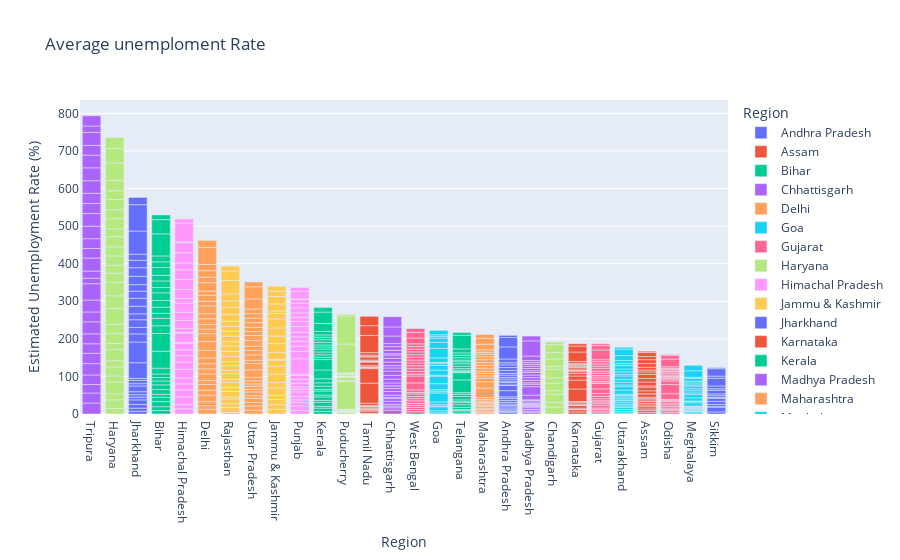

The notebook cell saved with this chart:
### Code cell
# Bar Plot of Average Estimated Unemployment Rate
fig = px.bar(df, x = "Region", y = " Estimated Unemployment Rate (%)", color = "Region", title = "Average unemploment Rate")
fig.update_layout(xaxis = {'categoryorder':'total descending'})
fig.show()

### Figure 1 — Plotly figure (JSON) as saved in the notebook; plotly's stock layout.template omitted (floating-point values rounded to 4 significant figures)
{"data": [{"alignmentgroup": "True", "hovertemplate": "Region=%{x}<br> Estimated Unemployment Rate (%)=%{y}<extra></extra>", "legendgroup": "Andhra Pradesh", "marker": {"color": "#636efa", "pattern": {"shape": ""}}, "name": "Andhra Pradesh", "offsetgroup": "Andhra Pradesh", "orientation": "v", "showlegend": true, "textposition": "auto", "type": "bar", "x": ["Andhra Pradesh", "Andhra Pradesh", "Andhra Pradesh", "Andhra Pradesh", "Andhra Pradesh", "Andhra Pradesh", "Andhra Pradesh", "Andhra Pradesh", "Andhra Pradesh", "Andhra Pradesh", "Andhra Pradesh", "Andhra Pradesh", "Andhra Pradesh", "Andhra Pradesh", "Andhra Pradesh", "Andhra Pradesh", "Andhra Pradesh", "Andhra Pradesh", "Andhra Pradesh", "Andhra Pradesh", "Andhra Pradesh", "Andhra Pradesh", "Andhra Pradesh", "Andhra Pradesh", "Andhra Pradesh", "Andhra Pradesh", "Andhra Pradesh", "Andhra Pradesh"], "xaxis": "x", "y": [3.65, 3.05, 3.75, 3.32, 5.17, 3.52, 4.12, 4.38, 4.84, 5.91, 4.06, 16.29, 14.46, 0.85, 6.09, 3.8, 5.64, 4.61, 6.01, 4.7, 7.54, 7.88, 7.11, 5.66, 9.88, 32.3, 24.91, 5.86], "yaxis": "y"}, {"alignmentgroup": "True", "hovertemplate": "Region=%{x}<br> Estimated Unemployment Rate (%)=%{y}<extra></extra>", "legendgroup": "Assam", "marker": {"color": "#EF553B", "pattern": {"shape": ""}}, "name": "Assam", "offsetgroup": "Assam", "orientation": "v", "showlegend": true, "textposition": "auto", "type": "bar", "x": ["Assam", "Assam", "Assam", "Assam", "Assam", "Assam", "Assam", "Assam", "Assam", "Assam", "Assam", "Assam", "Assam", "Assam", "Assam", "Assam", "Assam", "Assam", "Assam", "Assam", "Assam", "Assam", "Assam", "Assam", "Assam", "Assam"], "xaxis": "x", "y": [4.29, 5.08, 4.26, 5.79, 4.46, 4.65, 4.66, 4.29, 3.26, 3.77, 9.38, 0, 7.87, 9.89, 3.21, 10.39, 9.26, 11.17, 6.31, 5.02, 7.24, 9.98, 10.34, 8.37, 10.77, 3.42], "yaxis": "y"}, {"alignmentgroup": "True", "hovertemplate": "Region=%{x}<br> Estimated Unemployment Rate (%)=%{y}<extra></extra>", "legendgroup": "Bihar", "marker": {"color": "#00cc96", "pattern": {"shape": ""}}, "name": "Bihar", "offsetgroup": "Bihar", "orientation": "v", "showlegend": true, "textposition": "auto", "type": "bar", "x": ["Bihar", "Bihar", "Bihar", "Bihar", "Bihar", "Bihar", "Bihar", "Bihar", "Bihar", "Bihar", "Bihar", "Bihar", "Bihar", "Bihar", "Bihar", "Bihar", "Bihar", "Bihar", "Bihar", "Bihar", "Bihar", "Bihar", "Bihar", "Bihar", "Bihar", "Bihar", "Bihar", "Bihar"], "xaxis": "x", "y": [9.27, 10.2, 13.44, 11, 8.87, 12.47, 12.4, 10.16, 9.13, 9.61, 15.39, 45.09, 47.26, 20.49, 19.9, 13.29, 16.41, 17.66, 20.46, 14.06, 17.62, 14.91, 20.69, 15.11, 15.73, 58.77, 37.87, 12.45], "yaxis": "y"}, {"alignmentgroup": "True", "hovertemplate": "Region=%{x}<br> Estimated Unemployment Rate (%)=%{y}<extra></extra>", "legendgroup": "Chhattisgarh", "marker": {"color": "#ab63fa", "pattern": {"shape": ""}}, "name": "Chhattisgarh", "offsetgroup": "Chhattisgarh", "orientation": "v", "showlegend": true, "textposition": "auto", "type": "bar", "x": ["Chhattisgarh", "Chhattisgarh", "Chhattisgarh", "Chhattisgarh", "Chhattisgarh", "Chhattisgarh", "Chhattisgarh", "Chhattisgarh", "Chhattisgarh", "Chhattisgarh", "Chhattisgarh", "Chhattisgarh", "Chhattisgarh", "Chhattisgarh", "Chhattisgarh", "Chhattisgarh", "Chhattisgarh", "Chhattisgarh", "Chhattisgarh", "Chhattisgarh", "Chhattisgarh", "Chhattisgarh", "Chhattisgarh", "Chhattisgarh", "Chhattisgarh", "Chhattisgarh", "Chhattisgarh", "Chhattisgarh"], "xaxis": "x", "y": [9.82, 6.76, 4.54, 4.64, 8.33, 6.96, 2.77, 6.11, 9.89, 7.89, 7.31, 0, 7.64, 10.14, 9.77, 11.77, 8.17, 6.29, 9.46, 10.27, 8.32, 3.57, 9.01, 9.79, 8.21, 20.13, 24.1, 27.07], "yaxis": "y"}, {"alignmentgroup": "True", "hovertemplate": "Region=%{x}<br> Estimated Unemployment Rate (%)=%{y}<extra></extra>", "legendgroup": "Delhi", "marker": {"color": "#FFA15A", "pattern": {"shape": ""}}, "name": "Delhi", "offsetgroup": "Delhi", "orientation": "v", "showlegend": true, "textposition": "auto", "type": "bar", "x": ["Delhi", "Delhi", "Delhi", "Delhi", "Delhi", "Delhi", "Delhi", "Delhi", "Delhi", "Delhi", "Delhi", "Delhi", "Delhi", "Delhi", "Delhi", "Delhi", "Delhi", "Delhi", "Delhi", "Delhi", "Delhi", "Delhi", "Delhi", "Delhi", "Delhi", "Delhi", "Delhi", "Delhi"], "xaxis": "x", "y": [12.56, 9.33, 11.07, 17.18, 12.5, 15.84, 11.11, 16.97, 13.48, 13.81, 15.18, 20.69, 22.76, 21.14, 12.31, 12.76, 14.68, 13.52, 20.59, 12.41, 16.11, 11.07, 22.45, 14.86, 17.09, 16.51, 45.78, 18.11], "yaxis": "y"}, {"alignmentgroup": "True", "hovertemplate": "Region=%{x}<br> Estimated Unemployment Rate (%)=%{y}<extra></extra>", "legendgroup": "Goa", "marker": {"color": "#19d3f3", "pattern": {"shape": ""}}, "name": "Goa", "offsetgroup": "Goa", "orientation": "v", "showlegend": true, "textposition": "auto", "type": "bar", "x": ["Goa", "Goa", "Goa", "Goa", "Goa", "Goa", "Goa", "Goa", "Goa", "Goa", "Goa", "Goa", "Goa", "Goa", "Goa", "Goa", "Goa", "Goa", "Goa", "Goa", "Goa", "Goa", "Goa", "Goa"], "xaxis": "x", "y": [2.91, 5.45, 10.98, 1.98, 3.61, 7.21, 23.71, 3.54, 5.38, 0, 15.91, 20, 2.75, 13.33, 12.28, 4.9, 3.16, 12.31, 25.2, 16.22, 10.92, 4.31, 4.76, 11.76], "yaxis": "y"}, {"alignmentgroup": "True", "hovertemplate": "Region=%{x}<br> Estimated Unemployment Rate (%)=%{y}<extra></extra>", "legendgroup": "Gujarat", "marker": {"color": "#FF6692", "pattern": {"shape": ""}}, "name": "Gujarat", "offsetgroup": "Gujarat", "orientation": "v", "showlegend": true, "textposition": "auto", "type": "bar", "x": ["Gujarat", "Gujarat", "Gujarat", "Gujarat", "Gujarat", "Gujarat", "Gujarat", "Gujarat", "Gujarat", "Gujarat", "Gujarat", "Gujarat", "Gujarat", "Gujarat", "Gujarat", "Gujarat", "Gujarat", "Gujarat", "Gujarat", "Gujarat", "Gujarat", "Gujarat", "Gujarat", "Gujarat", "Gujarat", "Gujarat", "Gujarat", "Gujarat"], "xaxis": "x", "y": [2.88, 4.77, 4.58, 3.7, 6.29, 4.91, 4.68, 3.46, 5.35, 6.64, 7.59, 12, 14.58, 1.41, 4.09, 6.31, 5.15, 4.2, 5.96, 5.45, 7.53, 5.71, 5.82, 6.04, 5.39, 25.94, 11.62, 4.54], "yaxis": "y"}, {"alignmentgroup": "True", "hovertemplate": "Region=%{x}<br> Estimated Unemployment Rate (%)=%{y}<extra></extra>", "legendgroup": "Haryana", "marker": {"color": "#B6E880", "pattern": {"shape": ""}}, "name": "Haryana", "offsetgroup": "Haryana", "orientation": "v", "showlegend": true, "textposition": "auto", "type": "bar", "x": ["Haryana", "Haryana", "Haryana", "Haryana", "Haryana", "Haryana", "Haryana", "Haryana", "Haryana", "Haryana", "Haryana", "Haryana", "Haryana", "Haryana", "Haryana", "Haryana", "Haryana", "Haryana", "Haryana", "Haryana", "Haryana", "Haryana", "Haryana", "Haryana", "Haryana", "Haryana", "Haryana", "Haryana"], "xaxis": "x", "y": [14.54, 23.08, 16.22, 30.94, 16.36, 24.17, 16.59, 29.56, 16.21, 27.19, 23.92, 41.61, 34.22, 35.57, 24.67, 20.42, 25.45, 24.19, 26.84, 21.04, 27.06, 23.65, 27.24, 23.29, 27.14, 46.89, 38.46, 29.41], "yaxis": "y"}, {"alignmentgroup": "True", "hovertemplate": "Region=%{x}<br> Estimated Unemployment Rate (%)=%{y}<extra></extra>", "legendgroup": "Himachal Pradesh", "marker": {"color": "#FF97FF", "pattern": {"shape": ""}}, "name": "Himachal Pradesh", "offsetgroup": "Himachal Pradesh", "orientation": "v", "showlegend": true, "textposition": "auto", "type": "bar", "x": ["Himachal Pradesh", "Himachal Pradesh", "Himachal Pradesh", "Himachal Pradesh", "Himachal Pradesh", "Himachal Pradesh", "Himachal Pradesh", "Himachal Pradesh", "Himachal Pradesh", "Himachal Pradesh", "Himachal Pradesh", "Himachal Pradesh", "Himachal Pradesh", "Himachal Pradesh", "Himachal Pradesh", "Himachal Pradesh", "Himachal Pradesh", "Himachal Pradesh", "Himachal Pradesh", "Himachal Pradesh", "Himachal Pradesh", "Himachal Pradesh", "Himachal Pradesh", "Himachal Pradesh", "Himachal Pradesh", "Himachal Pradesh", "Himachal Pradesh", "Himachal Pradesh"], "xaxis": "x", "y": [13.68, 11.43, 20.59, 18.56, 15.98, 15.81, 22.86, 19.46, 16.67, 15.42, 17.71, 2.13, 25.64, 1.12, 10.88, 21.43, 21.51, 24.48, 12, 23.77, 27.27, 25.32, 18.15, 27.31, 26.44, 2.7, 50, 10.81], "yaxis": "y"}, {"alignmentgroup": "True", "hovertemplate": "Region=%{x}<br> Estimated Unemployment Rate (%)=%{y}<extra></extra>", "legendgroup": "Jammu & Kashmir", "marker": {"color": "#FECB52", "pattern": {"shape": ""}}, "name": "Jammu & Kashmir", "offsetgroup": "Jammu & Kashmir", "orientation": "v", "showlegend": true, "textposition": "auto", "type": "bar", "x": ["Jammu & Kashmir", "Jammu & Kashmir", "Jammu & Kashmir", "Jammu & Kashmir", "Jammu & Kashmir", "Jammu & Kashmir", "Jammu & Kashmir", "Jammu & Kashmir", "Jammu & Kashmir", "Jammu & Kashmir", "Jammu & Kashmir", "Jammu & Kashmir", "Jammu & Kashmir", "Jammu & Kashmir", "Jammu & Kashmir", "Jammu & Kashmir", "Jammu & Kashmir", "Jammu & Kashmir", "Jammu & Kashmir", "Jammu & Kashmir", "Jammu & Kashmir"], "xaxis": "x", "y": [12.78, 12.09, 13.67, 11.32, 19.27, 14.73, 22.19, 21.23, 16, 2.22, 18.97, 23.04, 19.88, 21.55, 24.06, 14.29, 7.02, 18.54, 19.86, 14.29, 12.96], "yaxis": "y"}, {"alignmentgroup": "True", "hovertemplate": "Region=%{x}<br> Estimated Unemployment Rate (%)=%{y}<extra></extra>", "legendgroup": "Jharkhand", "marker": {"color": "#636efa", "pattern": {"shape": ""}}, "name": "Jharkhand", "offsetgroup": "Jharkhand", "orientation": "v", "showlegend": true, "textposition": "auto", "type": "bar", "x": ["Jharkhand", "Jharkhand", "Jharkhand", "Jharkhand", "Jharkhand", "Jharkhand", "Jharkhand", "Jharkhand", "Jharkhand", "Jharkhand", "Jharkhand", "Jharkhand", "Jharkhand", "Jharkhand", "Jharkhand", "Jharkhand", "Jharkhand", "Jharkhand", "Jharkhand", "Jharkhand", "Jharkhand", "Jharkhand", "Jharkhand", "Jharkhand", "Jharkhand", "Jharkhand", "Jharkhand", "Jharkhand"], "xaxis": "x", "y": [7.11, 8.46, 9.98, 12.06, 7.12, 6.57, 8.07, 15.15, 6.16, 9.06, 5.01, 41.72, 55.1, 21.53, 17.23, 20.51, 15.67, 20.25, 21.16, 19.05, 17.34, 22.01, 22.96, 19.67, 16.4, 61.48, 70.17, 19.38], "yaxis": "y"}, {"alignmentgroup": "True", "hovertemplate": "Region=%{x}<br> Estimated Unemployment Rate (%)=%{y}<extra></extra>", "legendgroup": "Karnataka", "marker": {"color": "#EF553B", "pattern": {"shape": ""}}, "name": "Karnataka", "offsetgroup": "Karnataka", "orientation": "v", "showlegend": true, "textposition": "auto", "type": "bar", "x": ["Karnataka", "Karnataka", "Karnataka", "Karnataka", "Karnataka", "Karnataka", "Karnataka", "Karnataka", "Karnataka", "Karnataka", "Karnataka", "Karnataka", "Karnataka", "Karnataka", "Karnataka", "Karnataka", "Karnataka", "Karnataka", "Karnataka", "Karnataka", "Karnataka", "Karnataka", "Karnataka", "Karnataka", "Karnataka", "Karnataka", "Karnataka", "Karnataka"], "xaxis": "x", "y": [5.46, 5.98, 0.52, 0.37, 3.2, 7.13, 1.19, 0.41, 2.57, 4.11, 2.39, 33.17, 23.72, 10.92, 6.56, 5, 2.29, 1.27, 3.57, 3.87, 3.44, 1.56, 3.31, 2.88, 4.92, 25.12, 15.88, 6.12], "yaxis": "y"}, {"alignmentgroup": "True", "hovertemplate": "Region=%{x}<br> Estimated Unemployment Rate (%)=%{y}<extra></extra>", "legendgroup": "Kerala", "marker": {"color": "#00cc96", "pattern": {"shape": ""}}, "name": "Kerala", "offsetgroup": "Kerala", "orientation": "v", "showlegend": true, "textposition": "auto", "type": "bar", "x": ["Kerala", "Kerala", "Kerala", "Kerala", "Kerala", "Kerala", "Kerala", "Kerala", "Kerala", "Kerala", "Kerala", "Kerala", "Kerala", "Kerala", "Kerala", "Kerala", "Kerala", "Kerala", "Kerala", "Kerala", "Kerala", "Kerala", "Kerala", "Kerala", "Kerala", "Kerala", "Kerala", "Kerala"], "xaxis": "x", "y": [6.63, 9, 4.95, 10.32, 5.35, 9.14, 5, 10.77, 4.11, 8.91, 8.85, 10.71, 23.38, 27.66, 6.11, 6.67, 7.58, 7.69, 5.52, 5.35, 6.71, 7.31, 6.65, 6.08, 9.14, 21.43, 30.28, 12.17], "yaxis": "y"}, {"alignmentgroup": "True", "hovertemplate": "Region=%{x}<br> Estimated Unemployment Rate (%)=%{y}<extra></extra>", "legendgroup": "Madhya Pradesh", "marker": {"color": "#ab63fa", "pattern": {"shape": ""}}, "name": "Madhya Pradesh", "offsetgroup": "Madhya Pradesh", "orientation": "v", "showlegend": true, "textposition": "auto", "type": "bar", "x": ["Madhya Pradesh", "Madhya Pradesh", "Madhya Pradesh", "Madhya Pradesh", "Madhya Pradesh", "Madhya Pradesh", "Madhya Pradesh", "Madhya Pradesh", "Madhya Pradesh", "Madhya Pradesh", "Madhya Pradesh", "Madhya Pradesh", "Madhya Pradesh", "Madhya Pradesh", "Madhya Pradesh", "Madhya Pradesh", "Madhya Pradesh", "Madhya Pradesh", "Madhya Pradesh", "Madhya Pradesh", "Madhya Pradesh", "Madhya Pradesh", "Madhya Pradesh", "Madhya Pradesh", "Madhya Pradesh", "Madhya Pradesh", "Madhya Pradesh", "Madhya Pradesh"], "xaxis": "x", "y": [3.63, 4.25, 3.92, 4.94, 3.08, 2.98, 2.72, 2.94, 3.66, 4.42, 1.19, 12.5, 22.46, 6.46, 3.91, 6.38, 7.38, 6.82, 7, 4.4, 6.06, 6.2, 5.17, 4.96, 4.8, 11.94, 40.49, 12.72], "yaxis": "y"}, {"alignmentgroup": "True", "hovertemplate": "Region=%{x}<br> Estimated Unemployment Rate (%)=%{y}<extra></extra>", "legendgroup": "Maharashtra", "marker": {"color": "#FFA15A", "pattern": {"shape": ""}}, "name": "Maharashtra", "offsetgroup": "Maharashtra", "orientation": "v", "showlegend": true, "textposition": "auto", "type": "bar", "x": ["Maharashtra", "Maharashtra", "Maharashtra", "Maharashtra", "Maharashtra", "Maharashtra", "Maharashtra", "Maharashtra", "Maharashtra", "Maharashtra", "Maharashtra", "Maharashtra", "Maharashtra", "Maharashtra", "Maharashtra", "Maharashtra", "Maharashtra", "Maharashtra", "Maharashtra", "Maharashtra", "Maharashtra", "Maharashtra", "Maharashtra", "Maharashtra", "Maharashtra", "Maharashtra", "Maharashtra", "Maharashtra"], "xaxis": "x", "y": [3.67, 4.34, 3.66, 3.76, 4.4, 3.81, 3.68, 3.03, 3.8, 4.24, 5.38, 25.28, 16.89, 9.4, 6.08, 6.46, 6.35, 7.57, 7.6, 7.51, 7.6, 7.83, 6.67, 5.34, 6.34, 14.99, 15.92, 10.01], "yaxis": "y"}, {"alignmentgroup": "True", "hovertemplate": "Region=%{x}<br> Estimated Unemployment Rate (%)=%{y}<extra></extra>", "legendgroup": "Meghalaya", "marker": {"color": "#19d3f3", "pattern": {"shape": ""}}, "name": "Meghalaya", "offsetgroup": "Meghalaya", "orientation": "v", "showlegend": true, "textposition": "auto", "type": "bar", "x": ["Meghalaya", "Meghalaya", "Meghalaya", "Meghalaya", "Meghalaya", "Meghalaya", "Meghalaya", "Meghalaya", "Meghalaya", "Meghalaya", "Meghalaya", "Meghalaya", "Meghalaya", "Meghalaya", "Meghalaya", "Meghalaya", "Meghalaya", "Meghalaya", "Meghalaya", "Meghalaya", "Meghalaya", "Meghalaya", "Meghalaya", "Meghalaya", "Meghalaya", "Meghalaya", "Meghalaya"], "xaxis": "x", "y": [3.16, 4.23, 1.03, 0.52, 0.24, 3.7, 1.5, 1.8, 0.97, 2.76, 1.28, 8.38, 3.73, 1.35, 8.4, 8.66, 4.43, 5.8, 5.3, 7.2, 3.02, 5.21, 4.76, 7.37, 2.8, 17.39, 14.58], "yaxis": "y"}, {"alignmentgroup": "True", "hovertemplate": "Region=%{x}<br> Estimated Unemployment Rate (%)=%{y}<extra></extra>", "legendgroup": "Odisha", "marker": {"color": "#FF6692", "pattern": {"shape": ""}}, "name": "Odisha", "offsetgroup": "Odisha", "orientation": "v", "showlegend": true, "textposition": "auto", "type": "bar", "x": ["Odisha", "Odisha", "Odisha", "Odisha", "Odisha", "Odisha", "Odisha", "Odisha", "Odisha", "Odisha", "Odisha", "Odisha", "Odisha", "Odisha", "Odisha", "Odisha", "Odisha", "Odisha", "Odisha", "Odisha", "Odisha", "Odisha", "Odisha", "Odisha", "Odisha", "Odisha", "Odisha", "Odisha"], "xaxis": "x", "y": [4.17, 4.71, 3.31, 3.68, 4.31, 4.28, 4.72, 4.67, 1.81, 3.31, 15.09, 24.48, 9.45, 4.59, 2.95, 2.63, 1.78, 3.5, 3.78, 4.5, 2.23, 3.36, 2.28, 2.19, 3.96, 20.5, 10, 2.18], "yaxis": "y"}, {"alignmentgroup": "True", "hovertemplate": "Region=%{x}<br> Estimated Unemployment Rate (%)=%{y}<extra></extra>", "legendgroup": "Puducherry", "marker": {"color": "#B6E880", "pattern": {"shape": ""}}, "name": "Puducherry", "offsetgroup": "Puducherry", "orientation": "v", "showlegend": true, "textposition": "auto", "type": "bar", "x": ["Puducherry", "Puducherry", "Puducherry", "Puducherry", "Puducherry", "Puducherry", "Puducherry", "Puducherry", "Puducherry", "Puducherry", "Puducherry", "Puducherry", "Puducherry", "Puducherry", "Puducherry", "Puducherry", "Puducherry", "Puducherry", "Puducherry", "Puducherry", "Puducherry", "Puducherry", "Puducherry", "Puducherry", "Puducherry", "Puducherry"], "xaxis": "x", "y": [0, 0, 0, 4.85, 0, 1.18, 0, 1.99, 0.58, 1.74, 2.31, 74.51, 1.25, 0, 0, 8.95, 1.22, 1.17, 1.37, 5.21, 0.57, 1.78, 0.62, 76.74, 75, 4.55], "yaxis": "y"}, {"alignmentgroup": "True", "hovertemplate": "Region=%{x}<br> Estimated Unemployment Rate (%)=%{y}<extra></extra>", "legendgroup": "Punjab", "marker": {"color": "#FF97FF", "pattern": {"shape": ""}}, "name": "Punjab", "offsetgroup": "Punjab", "orientation": "v", "showlegend": true, "textposition": "auto", "type": "bar", "x": ["Punjab", "Punjab", "Punjab", "Punjab", "Punjab", "Punjab", "Punjab", "Punjab", "Punjab", "Punjab", "Punjab", "Punjab", "Punjab", "Punjab", "Punjab", "Punjab", "Punjab", "Punjab", "Punjab", "Punjab", "Punjab", "Punjab", "Punjab", "Punjab", "Punjab", "Punjab", "Punjab", "Punjab"], "xaxis": "x", "y": [9.17, 12.21, 9.64, 6.69, 8.59, 12.56, 7.07, 6.13, 9.69, 10.41, 10.51, 3.69, 40.59, 20, 13.49, 13.17, 11.61, 11.99, 15.69, 13.75, 10.39, 11.97, 13.68, 11.99, 9.97, 1.13, 20.54, 10.55], "yaxis": "y"}, {"alignmentgroup": "True", "hovertemplate": "Region=%{x}<br> Estimated Unemployment Rate (%)=%{y}<extra></extra>", "legendgroup": "Rajasthan", "marker": {"color": "#FECB52", "pattern": {"shape": ""}}, "name": "Rajasthan", "offsetgroup": "Rajasthan", "orientation": "v", "showlegend": true, "textposition": "auto", "type": "bar", "x": ["Rajasthan", "Rajasthan", "Rajasthan", "Rajasthan", "Rajasthan", "Rajasthan", "Rajasthan", "Rajasthan", "Rajasthan", "Rajasthan", "Rajasthan", "Rajasthan", "Rajasthan", "Rajasthan", "Rajasthan", "Rajasthan", "Rajasthan", "Rajasthan", "Rajasthan", "Rajasthan", "Rajasthan", "Rajasthan", "Rajasthan", "Rajasthan", "Rajasthan", "Rajasthan", "Rajasthan", "Rajasthan"], "xaxis": "x", "y": [4.03, 13.7, 9.7, 12.5, 5.45, 14.66, 10.47, 13.96, 8, 14.48, 9.47, 12.25, 10.45, 13.86, 13.62, 14.36, 11.67, 14.71, 12.63, 13.02, 14.3, 18.04, 18.82, 17.02, 18.54, 35.53, 25.35, 13.04], "yaxis": "y"}, {"alignmentgroup": "True", "hovertemplate": "Region=%{x}<br> Estimated Unemployment Rate (%)=%{y}<extra></extra>", "legendgroup": "Sikkim", "marker": {"color": "#636efa", "pattern": {"shape": ""}}, "name": "Sikkim", "offsetgroup": "Sikkim", "orientation": "v", "showlegend": true, "textposition": "auto", "type": "bar", "x": ["Sikkim", "Sikkim", "Sikkim", "Sikkim", "Sikkim", "Sikkim", "Sikkim", "Sikkim", "Sikkim", "Sikkim", "Sikkim", "Sikkim", "Sikkim", "Sikkim", "Sikkim", "Sikkim", "Sikkim"], "xaxis": "x", "y": [5.48, 13.11, 1, 0, 5.81, 8.2, 7.76, 2.56, 4.82, 4.81, 9.68, 4.04, 7.37, 20.45, 5.77, 19.75, 2.63], "yaxis": "y"}, {"alignmentgroup": "True", "hovertemplate": "Region=%{x}<br> Estimated Unemployment Rate (%)=%{y}<extra></extra>", "legendgroup": "Tamil Nadu", "marker": {"color": "#EF553B", "pattern": {"shape": ""}}, "name": "Tamil Nadu", "offsetgroup": "Tamil Nadu", "orientation": "v", "showlegend": true, "textposition": "auto", "type": "bar", "x": ["Tamil Nadu", "Tamil Nadu", "Tamil Nadu", "Tamil Nadu", "Tamil Nadu", "Tamil Nadu", "Tamil Nadu", "Tamil Nadu", "Tamil Nadu", "Tamil Nadu", "Tamil Nadu", "Tamil Nadu", "Tamil Nadu", "Tamil Nadu", "Tamil Nadu", "Tamil Nadu", "Tamil Nadu", "Tamil Nadu", "Tamil Nadu", "Tamil Nadu", "Tamil Nadu", "Tamil Nadu", "Tamil Nadu", "Tamil Nadu", "Tamil Nadu", "Tamil Nadu", "Tamil Nadu", "Tamil Nadu"], "xaxis": "x", "y": [0.97, 0.92, 6.01, 2.91, 1.71, 1.46, 2.46, 3.73, 1.18, 1.17, 6.36, 53.19, 38.73, 2.06, 0.89, 1.56, 3.18, 9.53, 1.86, 1.13, 2.65, 8.05, 2.05, 3.31, 6.46, 45.55, 25.95, 24.93], "yaxis": "y"}, {"alignmentgroup": "True", "hovertemplate": "Region=%{x}<br> Estimated Unemployment Rate (%)=%{y}<extra></extra>", "legendgroup": "Telangana", "marker": {"color": "#00cc96", "pattern": {"shape": ""}}, "name": "Telangana", "offsetgroup": "Telangana", "orientation": "v", "showlegend": true, "textposition": "auto", "type": "bar", "x": ["Telangana", "Telangana", "Telangana", "Telangana", "Telangana", "Telangana", "Telangana", "Telangana", "Telangana", "Telangana", "Telangana", "Telangana", "Telangana", "Telangana", "Telangana", "Telangana", "Telangana", "Telangana", "Telangana", "Telangana", "Telangana", "Telangana", "Telangana", "Telangana", "Telangana", "Telangana", "Telangana", "Telangana"], "xaxis": "x", "y": [2.23, 5.92, 2.45, 1.4, 5.49, 7.29, 6.47, 1.35, 5.02, 9.02, 5.63, 4.51, 34.01, 19.3, 1.52, 1.43, 3.73, 4.19, 6.19, 6.74, 5.23, 4.22, 6.49, 6.74, 6.1, 10.5, 36.57, 6.92], "yaxis": "y"}, {"alignmentgroup": "True", "hovertemplate": "Region=%{x}<br> Estimated Unemployment Rate (%)=%{y}<extra></extra>", "legendgroup": "Tripura", "marker": {"color": "#ab63fa", "pattern": {"shape": ""}}, "name": "Tripura", "offsetgroup": "Tripura", "orientation": "v", "showlegend": true, "textposition": "auto", "type": "bar", "x": ["Tripura", "Tripura", "Tripura", "Tripura", "Tripura", "Tripura", "Tripura", "Tripura", "Tripura", "Tripura", "Tripura", "Tripura", "Tripura", "Tripura", "Tripura", "Tripura", "Tripura", "Tripura", "Tripura", "Tripura", "Tripura", "Tripura", "Tripura", "Tripura", "Tripura", "Tripura", "Tripura", "Tripura"], "xaxis": "x", "y": [29.25, 26.64, 22.47, 25.49, 30.23, 27.54, 25.25, 26.53, 31.91, 26.22, 31.61, 43.64, 14.71, 18.84, 34.69, 25.59, 25.81, 33.45, 33.57, 26.67, 27.15, 33.48, 34.37, 33.88, 25.69, 34.88, 16.78, 27.47], "yaxis": "y"}, {"alignmentgroup": "True", "hovertemplate": "Region=%{x}<br> Estimated Unemployment Rate (%)=%{y}<extra></extra>", "legendgroup": "Uttar Pradesh", "marker": {"color": "#FFA15A", "pattern": {"shape": ""}}, "name": "Uttar Pradesh", "offsetgroup": "Uttar Pradesh", "orientation": "v", "showlegend": true, "textposition": "auto", "type": "bar", "x": ["Uttar Pradesh", "Uttar Pradesh", "Uttar Pradesh", "Uttar Pradesh", "Uttar Pradesh", "Uttar Pradesh", "Uttar Pradesh", "Uttar Pradesh", "Uttar Pradesh", "Uttar Pradesh", "Uttar Pradesh", "Uttar Pradesh", "Uttar Pradesh", "Uttar Pradesh", "Uttar Pradesh", "Uttar Pradesh", "Uttar Pradesh", "Uttar Pradesh", "Uttar Pradesh", "Uttar Pradesh", "Uttar Pradesh", "Uttar Pradesh", "Uttar Pradesh", "Uttar Pradesh", "Uttar Pradesh", "Uttar Pradesh", "Uttar Pradesh", "Uttar Pradesh"], "xaxis": "x", "y": [10.26, 11.13, 9.19, 11.47, 6.45, 10.18, 6.94, 8.43, 6.06, 8.12, 9.37, 19.92, 16.89, 8.51, 14.4, 11.62, 11.8, 14.73, 13.58, 10.35, 11.31, 12.37, 12.34, 11.65, 12.32, 26.94, 32.06, 13.05], "yaxis": "y"}, {"alignmentgroup": "True", "hovertemplate": "Region=%{x}<br> Estimated Unemployment Rate (%)=%{y}<extra></extra>", "legendgroup": "Uttarakhand", "marker": {"color": "#19d3f3", "pattern": {"shape": ""}}, "name": "Uttarakhand", "offsetgroup": "Uttarakhand", "orientation": "v", "showlegend": true, "textposition": "auto", "type": "bar", "x": ["Uttarakhand", "Uttarakhand", "Uttarakhand", "Uttarakhand", "Uttarakhand", "Uttarakhand", "Uttarakhand", "Uttarakhand", "Uttarakhand", "Uttarakhand", "Uttarakhand", "Uttarakhand", "Uttarakhand", "Uttarakhand", "Uttarakhand", "Uttarakhand", "Uttarakhand", "Uttarakhand", "Uttarakhand", "Uttarakhand", "Uttarakhand", "Uttarakhand", "Uttarakhand", "Uttarakhand", "Uttarakhand", "Uttarakhand", "Uttarakhand"], "xaxis": "x", "y": [1.63, 4.65, 5.74, 6.11, 3.47, 4.83, 5.56, 4.52, 4.17, 4.85, 3.66, 3.57, 10.71, 9.17, 4.69, 6.94, 7.43, 9.62, 4.72, 6.34, 7.39, 8.92, 5.28, 8.15, 13.18, 17.36, 5.08], "yaxis": "y"}, {"alignmentgroup": "True", "hovertemplate": "Region=%{x}<br> Estimated Unemployment Rate (%)=%{y}<extra></extra>", "legendgroup": "West Bengal", "marker": {"color": "#FF6692", "pattern": {"shape": ""}}, "name": "West Bengal", "offsetgroup": "West Bengal", "orientation": "v", "showlegend": true, "textposition": "auto", "type": "bar", "x": ["West Bengal", "West Bengal", "West Bengal", "West Bengal", "West Bengal", "West Bengal", "West Bengal", "West Bengal", "West Bengal", "West Bengal", "West Bengal", "West Bengal", "West Bengal", "West Bengal", "West Bengal", "West Bengal", "West Bengal", "West Bengal", "West Bengal", "West Bengal", "West Bengal", "West Bengal", "West Bengal", "West Bengal", "West Bengal", "West Bengal", "West Bengal", "West Bengal"], "xaxis": "x", "y": [6.02, 5.85, 5.62, 5.58, 5.26, 6.78, 5.83, 5.79, 6.79, 3.78, 7.02, 18.32, 18.43, 4.94, 7.25, 7.38, 7.91, 7.27, 7.79, 7.83, 6.61, 7.24, 7.27, 7.55, 6.67, 15.63, 15.22, 9.86], "yaxis": "y"}, {"alignmentgroup": "True", "hovertemplate": "Region=%{x}<br> Estimated Unemployment Rate (%)=%{y}<extra></extra>", "legendgroup": "Chandigarh", "marker": {"color": "#B6E880", "pattern": {"shape": ""}}, "name": "Chandigarh", "offsetgroup": "Chandigarh", "orientation": "v", "showlegend": true, "textposition": "auto", "type": "bar", "x": ["Chandigarh", "Chandigarh", "Chandigarh", "Chandigarh", "Chandigarh", "Chandigarh", "Chandigarh", "Chandigarh", "Chandigarh", "Chandigarh", "Chandigarh", "Chandigarh"], "xaxis": "x", "y": [18.35, 12.4, 21.8, 9.52, 20.14, 13.99, 22.05, 8.33, 20, 16.67, 21.43, 7.22], "yaxis": "y"}], "layout": {"autosize": true, "barmode": "relative", "legend": {"title": {"text": "Region"}, "tracegroupgap": 0}, "title": {"text": "Average unemploment Rate"}, "xaxis": {"anchor": "y", "autorange": true, "categoryarray": ["Andhra Pradesh", "Assam", "Bihar", "Chhattisgarh", "Delhi", "Goa", "Gujarat", "Haryana", "Himachal Pradesh", "Jammu & Kashmir", "Jharkhand", "Karnataka", "Kerala", "Madhya Pradesh", "Maharashtra", "Meghalaya", "Odisha", "Puducherry", "Punjab", "Rajasthan", "Sikkim", "Tamil Nadu", "Telangana", "Tripura", "Uttar Pradesh", "Uttarakhand", "West Bengal", "Chandigarh"], "categoryorder": "total descending", "domain": [0, 1], "range": [-0.5, 27.5], "title": {"text": "Region"}, "type": "category"}, "yaxis": {"anchor": "x", "autorange": true, "domain": [0, 1], "range": [0, 835.6], "title": {"text": " Estimated Unemployment Rate (%)"}, "type": "linear"}}}
